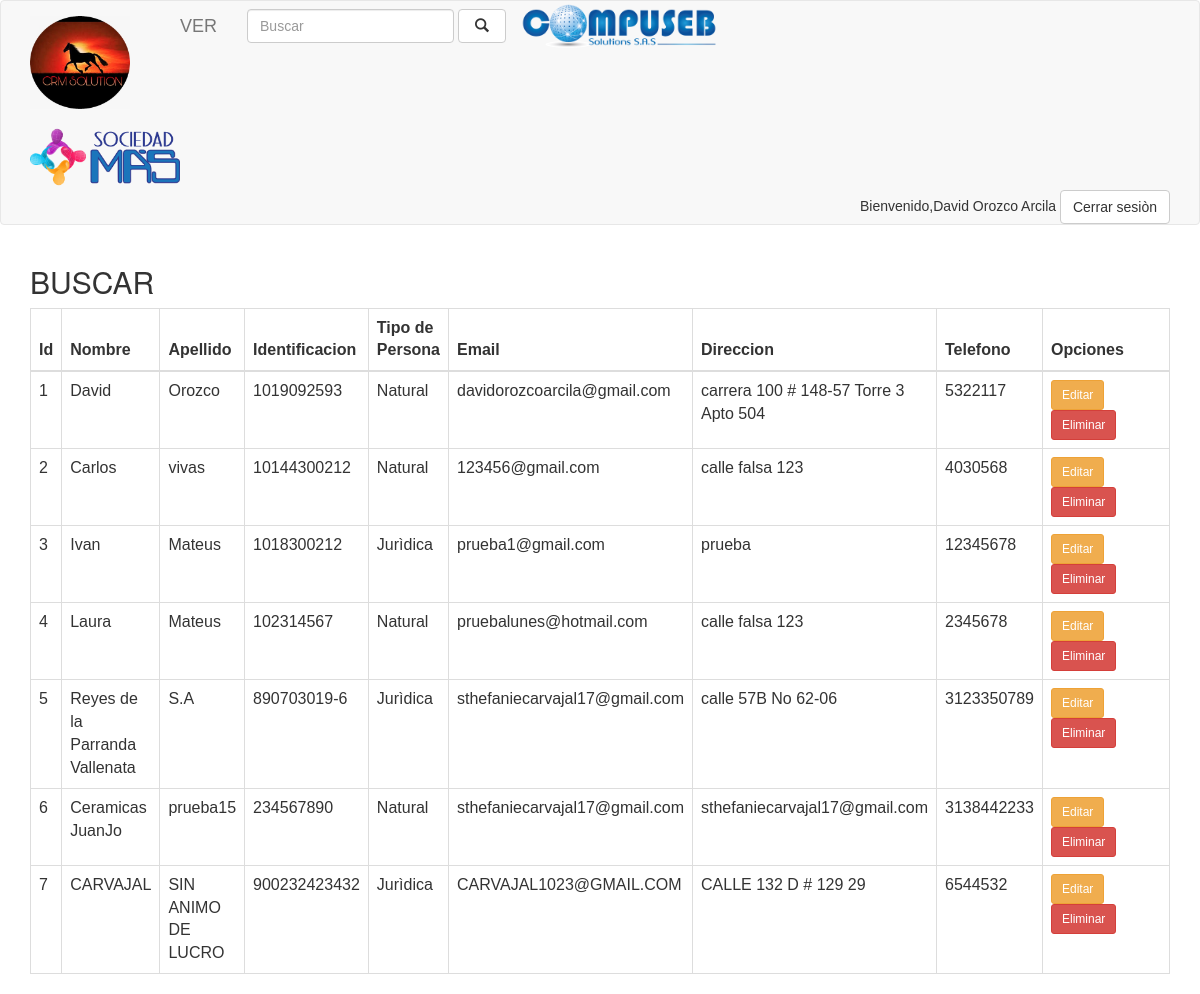
The app's page /buscar.php (signed in) with its own data.
### tables this page shows
CREATE TABLE `personas` (
  `id` int(11) NOT NULL,
  `nombre` varchar(500) NOT NULL,
  `apellido` varchar(500) DEFAULT NULL,
  `identificacion` varchar(50) NOT NULL,
  `tipo_persona` varchar(50) NOT NULL,
  `direccion` varchar(100) DEFAULT NULL,
  `telefono` varchar(100) DEFAULT NULL,
  `celular` int(50) DEFAULT NULL,
  `email` varchar(100) NOT NULL,
  `email2` varchar(100) DEFAULT NULL,
  `created_at` datetime NOT NULL
);

### php/busqueda.php (the view, shortened to what this page needs)
<?php
include "conexion.php";
$sql1= "select * from personas where nombre like '%$_GET[s]%'or identificacion like '%$_GET[s]%' or apellido like '%$_GET[s]%' or direccion like '%$_GET[s]%' or email like '%$_GET[s]%' or telefono like '%$_GET[s]%'";
$query = $con->query($sql1);
?>
<?php if($query->num_rows>0):?>
<table class="table table-bordered table-hover">
<thead>
	<th>Id</th>
        <th>Nombre</th>
	<th>Apellido</th>
      <th>Identificacion</th>
        <th>Tipo de Persona</th>
	<th>Email</th>
	<th>Direccion</th>
	<th>Telefono</th>
	<th>Opciones</th>
</thead>
<?php while ($r=$query->fetch_array()):?>
<tr>
	<td><?php echo $r["id"];?></td>
        <td><?php echo $r["nombre"];?></td>
	<td><?php echo $r["apellido"]; ?></td>
        <td><?php echo $r["identificacion"]; ?></td>
         <td><?php echo $r["tipo_persona"];?></td>
	<td><?php echo $r["email"]; ?></td>
	<td><?php echo $r["direccion"]; ?></td>
	<td><?php echo $r["telefono"]; ?></td>
	<td style="width:150px;">
		<a href="./editar.php?id=<?php echo $r["id"];?>" class="btn btn-sm btn-warning">Editar</a>
		<a href="#" id="del-<?php echo $r["id"];?>" class="btn btn-sm btn-danger">Eliminar</a>
	</td>
</tr>
<?php endwhile;?>
</table>
<?php else:?>
	<p class="alert alert-warning">No hay resultados</p>
<?php endif;?>

### buscar.php (shortened to what this page needs)
<html>
	<head>
		<link rel="stylesheet" type="text/css" href="bootstrap/css/bootstrap.min.css">
	</head>
	<body>
	<?php include "php/navbar.php"; ?>
<div class="container">
<div class="row">
<div class="col-md-12">
		<h2>BUSCAR</h2>
<?php include "php/busqueda.php"; ?>
</div>
</div>
</div>
	</body>
</html>

### php/navbar.php (shortened to what this page needs)
<nav class="navbar navbar-default" role="navigation">
<div class="container">
  <div class="navbar-header">
    <a class="navbar-brand" href="index.php"><b><div align="left"><img src="imagenes/logo-crm.jpg" width='100px' heigth='120px' title="Hola aca registras la opcion"> </div>
   </b></a></b></a>
  <div align="center"><img src="imagenes/logo_head.png" width='150px' heigth='120px' title="Hola acà ingresas a las opciones"> </div>
  </div>
  <div class="collapse navbar-collapse navbar-ex1-collapse">
    <ul class="nav navbar-nav">
      <li><a class=navbar-brand href="ver.php">VER</a></li>
    </ul>
<form class="navbar-form navbar-left" role="search" action="./buscar.php">
      <div class="form-group">
        <input type="text" name="s" class="form-control" placeholder="Buscar">
      </div>
      <button type="submit" class="btn btn-default">&nbsp;<i class="glyphicon glyphicon-search"></i>&nbsp;</button>
</form>
         <div align="left"><img src="imagenes/compusep-02.png" width='200px' heigth='200px' title="Ir a la pàgina principal"> </div>
  </div>
     <div align="right"> <?php include "./home.php"; ?></div>
</div>
</nav>

### home.php (shortened to what this page needs)
<html>
	<head>
		<link rel="stylesheet" type="text/css" href="bootstrap/css/bootstrap.min.css">
	</head>
        <body
<h2>Bienvenido,<span><?php echo $_SESSION['user_id'];?> </span></h2>
<a href="php/cerrarsesion.php"class="btn btn-default" align="right">Cerrar sesiòn</a>
	</body>
</html>

### records on screen
personas: id "1", nombre "David", apellido "Orozco", identificacion "1019092593", tipo_persona "Natural", email "davidorozcoarcila@gmail.com", direccion "carrera 100 # 148-57 Torre 3 Apto 504", telefono "5322117"
personas: id "2", nombre "Carlos", apellido "vivas", identificacion "10144300212", tipo_persona "Natural", email "123456@gmail.com", direccion "calle falsa 123", telefono "4030568"
personas: id "3", nombre "Ivan", apellido "Mateus", identificacion "1018300212", tipo_persona "Jurìdica", email "prueba1@gmail.com", direccion "prueba", telefono "12345678"
personas: id "4", nombre "Laura", apellido "Mateus", identificacion "102314567", tipo_persona "Natural", email "pruebalunes@hotmail.com", direccion "calle falsa 123", telefono "2345678"
personas: id "5", nombre "Reyes de la Parranda Vallenata", apellido "S.A", identificacion "890703019-6", tipo_persona "Jurìdica", email "sthefaniecarvajal17@gmail.com", direccion "calle 57B No 62-06", telefono "3123350789"
personas: id "6", nombre "Ceramicas JuanJo", apellido "prueba15", identificacion "234567890", tipo_persona "Natural", email "sthefaniecarvajal17@gmail.com", direccion "sthefaniecarvajal17@gmail.com", telefono "3138442233"
personas: id "7", nombre "CARVAJAL", apellido "SIN ANIMO DE LUCRO", identificacion "900232423432", tipo_persona "Jurìdica", email "CARVAJAL1023@GMAIL.COM", direccion "CALLE 132 D # 129 29", telefono "6544532"

### other values on screen
$_SESSION['user_id'] "David Orozco Arcila"
